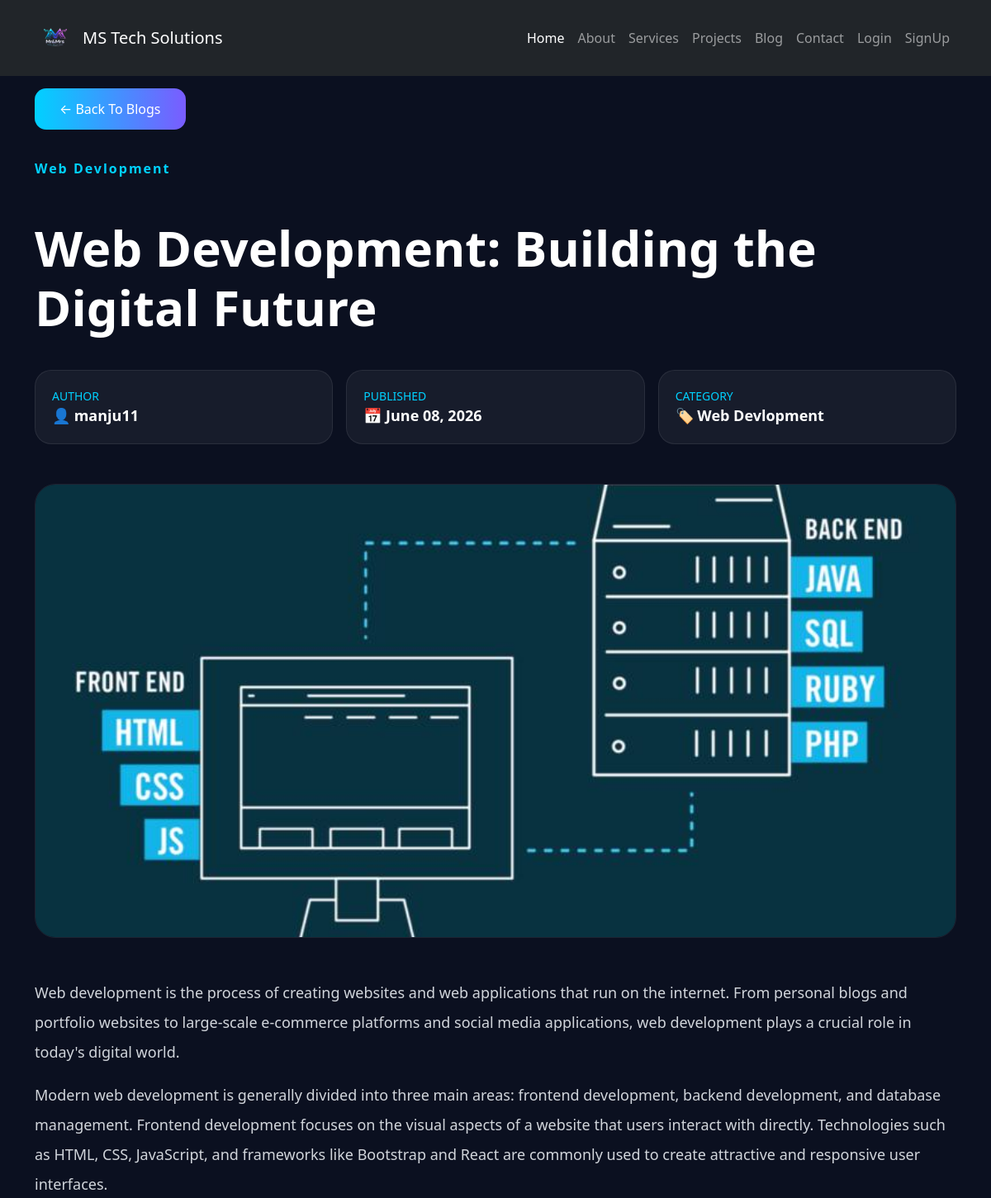
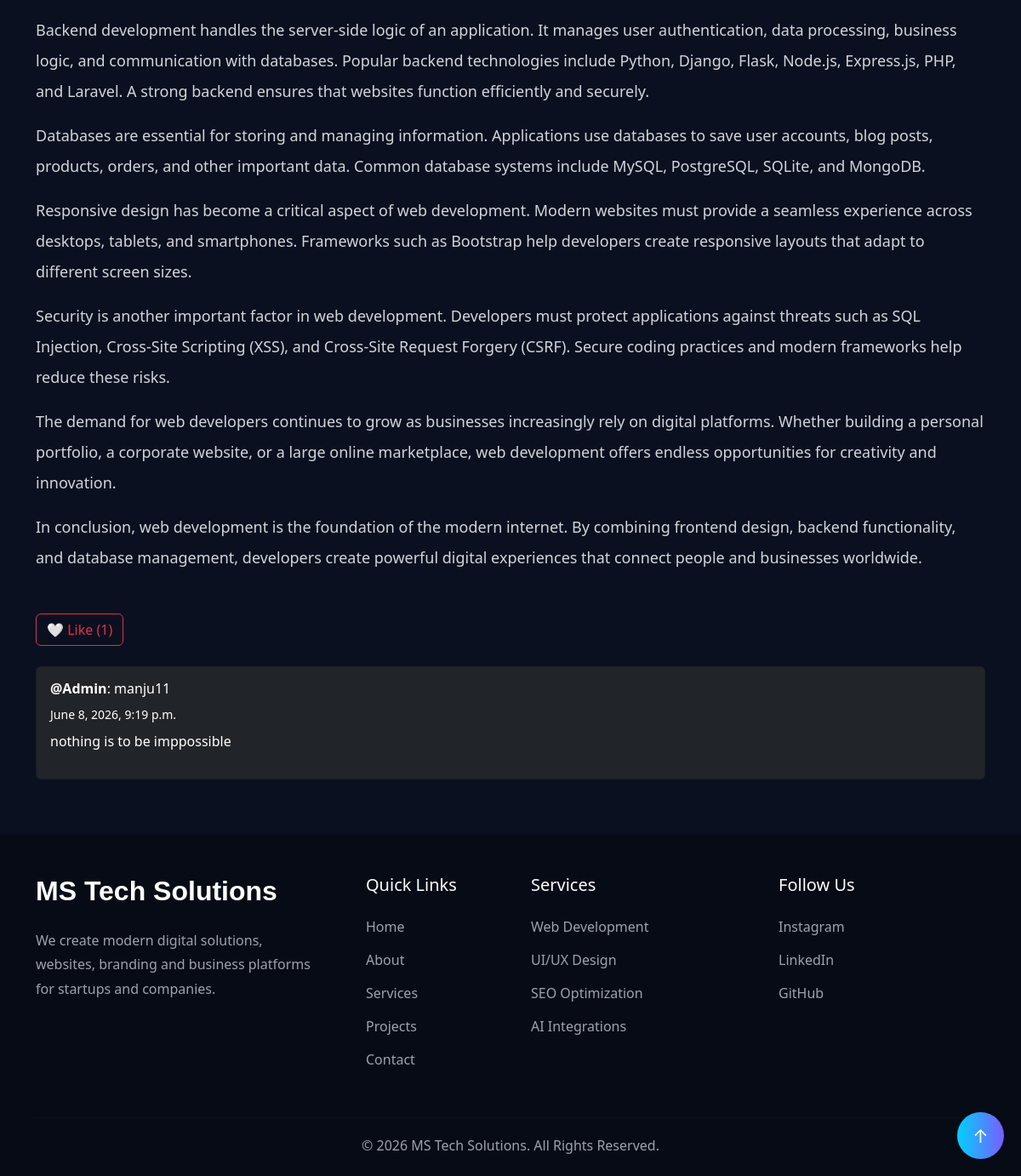
The page /blog/post/web-development-building-the-digital-future-a996/ on the database its author committed (2 pictures, top to bottom).
### blogproject/models.py (models this page shows, shortened)
class Post(models.Model):
    category = models.ForeignKey(
        Category,
        on_delete=models.CASCADE,
        related_name='posts'
    )
    title = models.CharField(max_length=200)
    slug = models.SlugField(
        unique=True,
        blank=True
    )
    content = models.TextField()
    image = models.ImageField(
        upload_to='posts/'
    )
    author = models.ForeignKey(
        User,
        on_delete=models.CASCADE
    )
    created_at = models.DateTimeField(
        auto_now_add=True
    )

class Category(models.Model):
    name = models.CharField(max_length=100, unique=True)
    slug = models.SlugField(max_length=100, unique=True, blank=True)

class Comment(models.Model):
    post = models.ForeignKey(
        Post,
        on_delete=models.CASCADE,
        related_name='comments'
    )
    author = models.ForeignKey(User, on_delete=models.CASCADE)
    content = models.TextField()
    created_at = models.DateTimeField(auto_now_add=True)

### blogproject/views.py (the view)
# urls.py: path('post/<slug:slug>/', views.post_detail, name='post_detail'),
def post_detail(request, slug):
    post = Post.objects.get(slug=slug)
    comments = post.comments.all().order_by('-created_at')
    liked = False
    if request.user.is_authenticated:
        liked = Like.objects.filter(post=post, author=request.user).exists()
    context = {
        'post': post,
        'comments': comments,
        'liked': liked
    }
    return render(request, 'blog/post_detail.html', context)

### blogproject/templates/blog/post_detail.html (shortened to what this page needs)
{% extends 'base.html' %}
{% load static %}
{% block content %}
<section class="post-detail-section py-5">
<div class="container">
<a
href="{% url 'blog_homepage' %}"
class="back-btn">
    ← Back To Blogs
</a>
<div class="mt-5">
    <span class="post-category">
        {{ post.category.name }}
    </span>
</div>
<h1 class="post-title mt-3">
    {{ post.title }}
</h1>
<div class="row mt-4 g-3">
    <div class="col-md-4">
        <div class="info-card">
            <div class="info-title">
                Author
            </div>
            <div class="info-value">
                👤 {{ post.author.username }}
            </div>
        </div>
    </div>
    <div class="col-md-4">
        <div class="info-card">
            <div class="info-title">
                Published
            </div>
            <div class="info-value">
                📅 {{ post.created_at|date:"F d, Y" }}
            </div>
        </div>
    </div>
    <div class="col-md-4">
        <div class="info-card">
            <div class="info-title">
                Category
            </div>
            <div class="info-value">
                🏷️ {{ post.category.name }}
            </div>
        </div>
    </div>
</div>
<div class="mt-5">
    <img
    src="{{ post.image.url }}"
    class="post-image"
    alt="{{ post.title }}">
</div>
<div class="post-content mt-5">
    {{ post.content|linebreaks }}
</div>
<div class="mt-5">
    <div class="mb-4">
    <a
    href="{% url 'like_post' post.slug %}"
    class="btn btn-outline-danger">
        {% if liked %}
            ❤️ Unlike
        {% else %}
            🤍 Like
        {% endif %}
        ({{ post.likes.count }})
    </a>
    </div>
    <div class="mt-4">
    {% for comment in comments %}
    <div class="card bg-dark text-white mb-3">
        <div class="card-body">
            <h6>
                <strong>@Admin</strong>: {{ comment.author.username }}
            </h6>
            <small>
                {{ comment.created_at }}
            </small>
            <p class="mt-2">
                {{ comment.content }}
            </p>
        </div>
    </div>
    {% empty %}
    <p class="text-secondary">
        No comments yet.
    </p>
    {% endfor %}
    </div>
</div>
</div>
</section>
{% endblock %}

### blogproject/templates/blog/post_detail.html (style rules this page uses)
.post-detail-section { background:#0B1020; min-height:100vh; }
.post-category { color:#00D1FF; font-weight:600; letter-spacing:2px; }
.post-title { color:white; font-size:60px; font-weight:700; }
.post-image { width:100%; height:550px; object-fit:cover; border-radius:25px; border:1px solid rgba(255,255,255,0.08); }
.post-content { color:#D1D5DB; line-height:2; font-size:18px; }
.back-btn { background:linear-gradient( 90deg, #00D1FF, #7A5CFF ); color:white; border:none; padding:14px 30px; border-radius:14px; text-decoration:none; }
.info-card { background:rgba(255,255,255,0.05); border:1px solid rgba(255,255,255,0.08); border-radius:20px; padding:20px; }
.info-title { color:#00D1FF; font-size:14px; text-transform:uppercase; }
.info-value { color:white; font-size:18px; font-weight:600; }

### rows shown on the page
Post: category.name "Web Devlopment", title "Web Development: Building the Digital Future", author.username "manju11", created_at "June 08, 2026", image (picture), content "Web development is the process of creating websites and web applications that run on the internet. From personal blogs and portfolio websites to large-scale e-commerce platforms and social media applications, web development plays a crucial role in today's digital world. Modern web development is generally divided into three main areas: frontend development, backend development, and database management. Frontend development focuses on the visual aspects of a website that users interact with directly. Technologies such as HTML, CSS, JavaScript, and frameworks like Bootstrap and React are commonly used to create attractive and responsive user interfaces. Backend development handles the…", likes.count "1"
Comment: author.username "manju11", created_at "June 8, 2026, 9:19 p.m.", content "nothing is to be imppossible"
